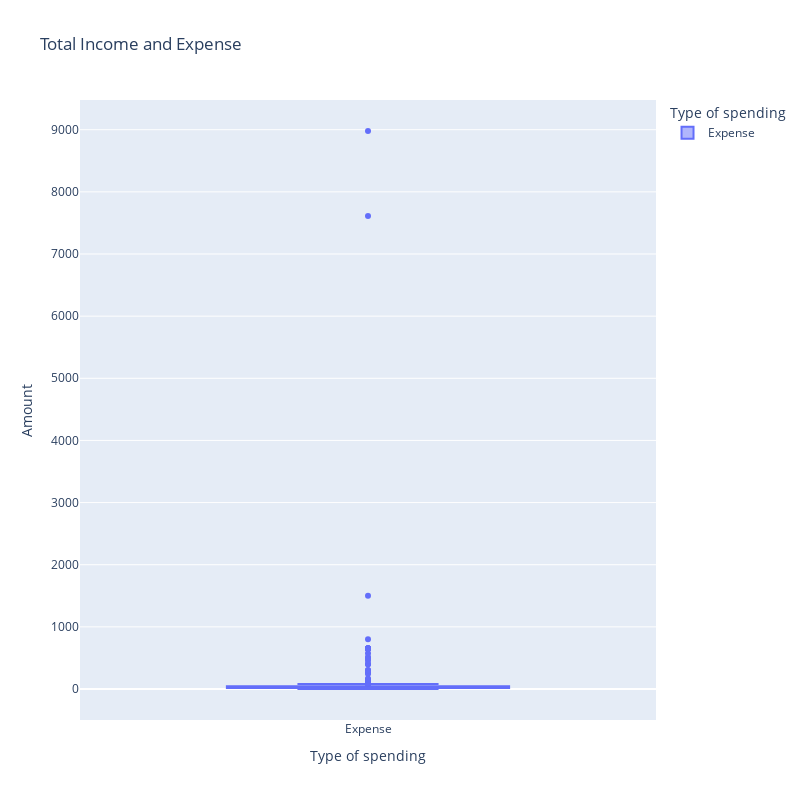

Notebook source saved alongside this figure:
### Code cell
# plotting income and expense
fig = px.box(df_expense, 
             x='spending_type', 
             y='Amount in default currency', 
             color='spending_type', 
             width=800, 
             height=800 ,
             title='Total Income and Expense',
             labels=
             {'spending_type':'Type of spending', 'Amount in default currency':'Amount'}
            )
fig.show()

### Figure 1 — Plotly figure (JSON) as saved in the notebook; plotly's stock layout.template omitted (floating-point values rounded to 4 significant figures; data arrays with more than 128 entries replaced by an {"elided": "..."} marker saying what was removed)
{"data": [{"alignmentgroup": "True", "hovertemplate": "Type of spending=%{x}<br>Amount=%{y}<extra></extra>", "legendgroup": "Expense", "marker": {"color": "#636efa"}, "name": "Expense", "notched": false, "offsetgroup": "Expense", "orientation": "v", "showlegend": true, "type": "box", "x": {"elided": "341 str values"}, "x0": " ", "xaxis": "x", "y": {"elided": "341 float values"}, "y0": " ", "yaxis": "y"}], "layout": {"boxmode": "overlay", "height": 800, "legend": {"title": {"text": "Type of spending"}, "tracegroupgap": 0}, "title": {"text": "Total Income and Expense"}, "width": 800, "xaxis": {"anchor": "y", "categoryarray": ["Expense"], "categoryorder": "array", "domain": [0, 1], "title": {"text": "Type of spending"}}, "yaxis": {"anchor": "x", "domain": [0, 1], "title": {"text": "Amount"}}}}
